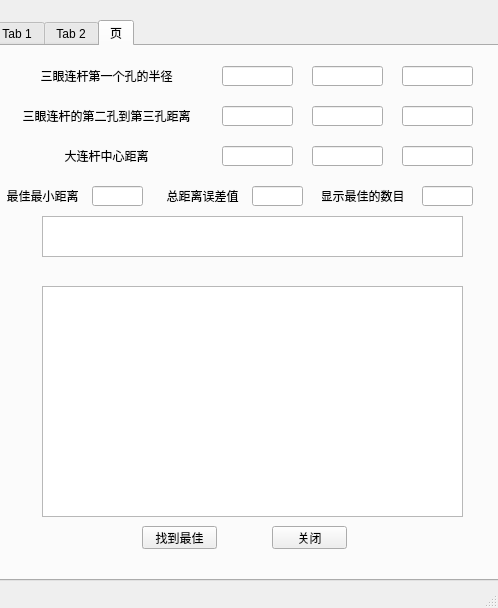
<?xml version="1.0" encoding="UTF-8"?>
<ui version="4.0">
 <class>MainWindow</class>
 <widget class="QMainWindow" name="MainWindow">
  <property name="geometry">
   <rect>
    <x>0</x>
    <y>0</y>
    <width>498</width>
    <height>608</height>
   </rect>
  </property>
  <property name="windowTitle">
   <string>MainWindow</string>
  </property>
  <widget class="QWidget" name="centralwidget">
   <widget class="QTabWidget" name="tabWidget">
    <property name="geometry">
     <rect>
      <x>-10</x>
      <y>20</y>
      <width>511</width>
      <height>561</height>
     </rect>
    </property>
    <property name="currentIndex">
     <number>2</number>
    </property>
    <widget class="QWidget" name="tl">
     <attribute name="title">
      <string>Tab 1</string>
     </attribute>
     <widget class="QLineEdit" name="A1_r_l_a_lineEdit">
      <property name="geometry">
       <rect>
        <x>160</x>
        <y>100</y>
        <width>61</width>
        <height>20</height>
       </rect>
      </property>
     </widget>
     <widget class="QLabel" name="A1_radis_r_label">
      <property name="geometry">
       <rect>
        <x>250</x>
        <y>60</y>
        <width>181</width>
        <height>20</height>
       </rect>
      </property>
      <property name="text">
       <string>挑线A长度</string>
      </property>
      <property name="alignment">
       <set>Qt::AlignCenter</set>
      </property>
     </widget>
     <widget class="QLabel" name="A1_y_label">
      <property name="geometry">
       <rect>
        <x>250</x>
        <y>20</y>
        <width>181</width>
        <height>20</height>
       </rect>
      </property>
      <property name="text">
       <string>挑线旋转支点坐标y</string>
      </property>
      <property name="alignment">
       <set>Qt::AlignCenter</set>
      </property>
     </widget>
     <widget class="QLabel" name="A1_r_l_a_label">
      <property name="geometry">
       <rect>
        <x>9</x>
        <y>100</y>
        <width>141</width>
        <height>20</height>
       </rect>
      </property>
      <property name="text">
       <string>挑线A和B的夹角</string>
      </property>
      <property name="alignment">
       <set>Qt::AlignCenter</set>
      </property>
     </widget>
     <widget class="QPushButton" name="close_Button">
      <property name="geometry">
       <rect>
        <x>240</x>
        <y>490</y>
        <width>75</width>
        <height>23</height>
       </rect>
      </property>
      <property name="text">
       <string>关闭</string>
      </property>
     </widget>
     <widget class="QPushButton" name="createtl_Button">
      <property name="geometry">
       <rect>
        <x>130</x>
        <y>490</y>
        <width>75</width>
        <height>23</height>
       </rect>
      </property>
      <property name="autoFillBackground">
       <bool>true</bool>
      </property>
      <property name="text">
       <string>产生</string>
      </property>
     </widget>
     <widget class="QTextEdit" name="Msg_textEdit">
      <property name="geometry">
       <rect>
        <x>43</x>
        <y>373</y>
        <width>381</width>
        <height>81</height>
       </rect>
      </property>
     </widget>
     <widget class="QLabel" name="output_tlpath__label">
      <property name="geometry">
       <rect>
        <x>40</x>
        <y>330</y>
        <width>131</width>
        <height>20</height>
       </rect>
      </property>
      <property name="text">
       <string>输出凸轮数据文件路径:</string>
      </property>
     </widget>
     <widget class="QLineEdit" name="A2_radis_l_lineEdit">
      <property name="geometry">
       <rect>
        <x>160</x>
        <y>190</y>
        <width>61</width>
        <height>20</height>
       </rect>
      </property>
     </widget>
     <widget class="QLineEdit" name="A1_y_lineEdit">
      <property name="geometry">
       <rect>
        <x>440</x>
        <y>20</y>
        <width>61</width>
        <height>20</height>
       </rect>
      </property>
     </widget>
     <widget class="QLineEdit" name="A1_x_lineEdit">
      <property name="geometry">
       <rect>
        <x>160</x>
        <y>20</y>
        <width>61</width>
        <height>20</height>
       </rect>
      </property>
     </widget>
     <widget class="QLineEdit" name="A2_r_l_a_lineEdit">
      <property name="geometry">
       <rect>
        <x>440</x>
        <y>190</y>
        <width>61</width>
        <height>20</height>
       </rect>
      </property>
     </widget>
     <widget class="QLineEdit" name="output_tlpath_lineEdit">
      <property name="geometry">
       <rect>
        <x>180</x>
        <y>330</y>
        <width>251</width>
        <height>20</height>
       </rect>
      </property>
     </widget>
     <widget class="QLabel" name="A2_x_label">
      <property name="geometry">
       <rect>
        <x>9</x>
        <y>150</y>
        <width>141</width>
        <height>20</height>
       </rect>
      </property>
      <property name="text">
       <string>挑线杆旋转支点坐标x</string>
      </property>
      <property name="alignment">
       <set>Qt::AlignCenter</set>
      </property>
     </widget>
     <widget class="QLabel" name="A2_r_l_a_label">
      <property name="geometry">
       <rect>
        <x>250</x>
        <y>190</y>
        <width>181</width>
        <height>20</height>
       </rect>
      </property>
      <property name="text">
       <string>挑线杆夹角</string>
      </property>
      <property name="alignment">
       <set>Qt::AlignCenter</set>
      </property>
     </widget>
     <widget class="QLineEdit" name="A1_radis_r_lineEdit">
      <property name="geometry">
       <rect>
        <x>440</x>
        <y>60</y>
        <width>61</width>
        <height>20</height>
       </rect>
      </property>
     </widget>
     <widget class="QLineEdit" name="maxHigh_lineEdit">
      <property name="geometry">
       <rect>
        <x>160</x>
        <y>230</y>
        <width>61</width>
        <height>20</height>
       </rect>
      </property>
     </widget>
     <widget class="QLabel" name="maxhigh__label">
      <property name="geometry">
       <rect>
        <x>9</x>
        <y>230</y>
        <width>141</width>
        <height>20</height>
       </rect>
      </property>
      <property name="text">
       <string>挑线杆最高点到主轴的垂距</string>
      </property>
      <property name="alignment">
       <set>Qt::AlignCenter</set>
      </property>
     </widget>
     <widget class="QLabel" name="A1_x_label">
      <property name="geometry">
       <rect>
        <x>9</x>
        <y>20</y>
        <width>141</width>
        <height>20</height>
       </rect>
      </property>
      <property name="text">
       <string>挑线旋转支点坐标x</string>
      </property>
      <property name="alignment">
       <set>Qt::AlignCenter</set>
      </property>
     </widget>
     <widget class="QLabel" name="A2_radis_l__label">
      <property name="geometry">
       <rect>
        <x>9</x>
        <y>190</y>
        <width>141</width>
        <height>20</height>
       </rect>
      </property>
      <property name="text">
       <string>挑线杆的中心距离</string>
      </property>
      <property name="alignment">
       <set>Qt::AlignCenter</set>
      </property>
     </widget>
     <widget class="QLineEdit" name="A1_radis_l_lineEdit">
      <property name="geometry">
       <rect>
        <x>160</x>
        <y>60</y>
        <width>61</width>
        <height>20</height>
       </rect>
      </property>
     </widget>
     <widget class="QLineEdit" name="A2_x_lineEdit">
      <property name="geometry">
       <rect>
        <x>160</x>
        <y>150</y>
        <width>61</width>
        <height>20</height>
       </rect>
      </property>
     </widget>
     <widget class="QLabel" name="input_tlpath__label">
      <property name="geometry">
       <rect>
        <x>40</x>
        <y>300</y>
        <width>131</width>
        <height>20</height>
       </rect>
      </property>
      <property name="text">
       <string>输入凸轮数据文件路径:</string>
      </property>
     </widget>
     <widget class="QLineEdit" name="input_tlpath_lineEdit">
      <property name="geometry">
       <rect>
        <x>180</x>
        <y>300</y>
        <width>251</width>
        <height>20</height>
       </rect>
      </property>
     </widget>
     <widget class="QLineEdit" name="A2_y_lineEdit">
      <property name="geometry">
       <rect>
        <x>440</x>
        <y>150</y>
        <width>61</width>
        <height>20</height>
       </rect>
      </property>
     </widget>
     <widget class="QLabel" name="A2_y_label">
      <property name="geometry">
       <rect>
        <x>250</x>
        <y>150</y>
        <width>181</width>
        <height>20</height>
       </rect>
      </property>
      <property name="text">
       <string>挑线杆旋转支点坐标y</string>
      </property>
      <property name="alignment">
       <set>Qt::AlignCenter</set>
      </property>
     </widget>
     <widget class="QLabel" name="A1_radis_l_label">
      <property name="geometry">
       <rect>
        <x>9</x>
        <y>60</y>
        <width>141</width>
        <height>20</height>
       </rect>
      </property>
      <property name="text">
       <string> 挑线B长度</string>
      </property>
      <property name="alignment">
       <set>Qt::AlignCenter</set>
      </property>
     </widget>
     <widget class="QCheckBox" name="zone_mode">
      <property name="geometry">
       <rect>
        <x>10</x>
        <y>260</y>
        <width>181</width>
        <height>21</height>
       </rect>
      </property>
      <property name="text">
       <string>按照1度来分割</string>
      </property>
     </widget>
    </widget>
    <widget class="QWidget" name="sl">
     <attribute name="title">
      <string>Tab 2</string>
     </attribute>
     <widget class="QLineEdit" name="A3_radis_lineEdit_2">
      <property name="geometry">
       <rect>
        <x>440</x>
        <y>180</y>
        <width>61</width>
        <height>20</height>
       </rect>
      </property>
     </widget>
     <widget class="QLabel" name="A1A2_lg_label_2">
      <property name="geometry">
       <rect>
        <x>9</x>
        <y>180</y>
        <width>151</width>
        <height>20</height>
       </rect>
      </property>
      <property name="text">
       <string>大连杆中心距离</string>
      </property>
      <property name="alignment">
       <set>Qt::AlignCenter</set>
      </property>
     </widget>
     <widget class="QLabel" name="A1_y_label_2">
      <property name="geometry">
       <rect>
        <x>260</x>
        <y>20</y>
        <width>171</width>
        <height>20</height>
       </rect>
      </property>
      <property name="text">
       <string>主轴中心点的坐标y</string>
      </property>
      <property name="alignment">
       <set>Qt::AlignCenter</set>
      </property>
     </widget>
     <widget class="QLabel" name="A3_radis_label_2">
      <property name="geometry">
       <rect>
        <x>260</x>
        <y>180</y>
        <width>171</width>
        <height>20</height>
       </rect>
      </property>
      <property name="text">
       <string>小连杆中心距离</string>
      </property>
      <property name="alignment">
       <set>Qt::AlignCenter</set>
      </property>
     </widget>
     <widget class="QPushButton" name="close_Button_2">
      <property name="geometry">
       <rect>
        <x>340</x>
        <y>470</y>
        <width>75</width>
        <height>23</height>
       </rect>
      </property>
      <property name="text">
       <string>关闭</string>
      </property>
     </widget>
     <widget class="QPushButton" name="createtl_Button_2">
      <property name="geometry">
       <rect>
        <x>210</x>
        <y>470</y>
        <width>75</width>
        <height>23</height>
       </rect>
      </property>
      <property name="autoFillBackground">
       <bool>true</bool>
      </property>
      <property name="text">
       <string>产生同步</string>
      </property>
     </widget>
     <widget class="QTextEdit" name="Msg_textEdit_2">
      <property name="geometry">
       <rect>
        <x>53</x>
        <y>330</y>
        <width>381</width>
        <height>81</height>
       </rect>
      </property>
     </widget>
     <widget class="QLabel" name="output_tlpath__label_2">
      <property name="geometry">
       <rect>
        <x>60</x>
        <y>270</y>
        <width>161</width>
        <height>20</height>
       </rect>
      </property>
      <property name="text">
       <string>输出凸轮同步信息文件路径:</string>
      </property>
     </widget>
     <widget class="QLineEdit" name="A2_radis_r_lineEdit_2">
      <property name="geometry">
       <rect>
        <x>170</x>
        <y>140</y>
        <width>61</width>
        <height>20</height>
       </rect>
      </property>
     </widget>
     <widget class="QLineEdit" name="A1_y_lineEdit_2">
      <property name="geometry">
       <rect>
        <x>440</x>
        <y>20</y>
        <width>61</width>
        <height>20</height>
       </rect>
      </property>
     </widget>
     <widget class="QLineEdit" name="A1_x_lineEdit_2">
      <property name="geometry">
       <rect>
        <x>170</x>
        <y>20</y>
        <width>61</width>
        <height>20</height>
       </rect>
      </property>
     </widget>
     <widget class="QLineEdit" name="A2_radis_l_lineEdit_2">
      <property name="geometry">
       <rect>
        <x>440</x>
        <y>140</y>
        <width>61</width>
        <height>20</height>
       </rect>
      </property>
     </widget>
     <widget class="QLineEdit" name="output_tlpath_lineEdit_2">
      <property name="geometry">
       <rect>
        <x>220</x>
        <y>270</y>
        <width>251</width>
        <height>20</height>
       </rect>
      </property>
     </widget>
     <widget class="QLabel" name="A2_x_label_2">
      <property name="geometry">
       <rect>
        <x>9</x>
        <y>60</y>
        <width>151</width>
        <height>20</height>
       </rect>
      </property>
      <property name="text">
       <string>三眼连杆旋转支点的坐标x</string>
      </property>
      <property name="alignment">
       <set>Qt::AlignCenter</set>
      </property>
     </widget>
     <widget class="QLabel" name="A2_radis_l_label_2">
      <property name="geometry">
       <rect>
        <x>260</x>
        <y>140</y>
        <width>171</width>
        <height>20</height>
       </rect>
      </property>
      <property name="text">
       <string>三眼连杆的第二孔到第三孔距离</string>
      </property>
      <property name="alignment">
       <set>Qt::AlignCenter</set>
      </property>
     </widget>
     <widget class="QLineEdit" name="A1A2_lg_lineEdit_2">
      <property name="geometry">
       <rect>
        <x>170</x>
        <y>180</y>
        <width>61</width>
        <height>20</height>
       </rect>
      </property>
     </widget>
     <widget class="QLineEdit" name="yb_lineEdit_2">
      <property name="geometry">
       <rect>
        <x>170</x>
        <y>220</y>
        <width>61</width>
        <height>20</height>
       </rect>
      </property>
     </widget>
     <widget class="QLabel" name="yb__label_2">
      <property name="geometry">
       <rect>
        <x>9</x>
        <y>220</y>
        <width>151</width>
        <height>20</height>
       </rect>
      </property>
      <property name="text">
       <string>滑块销到主轴的垂距</string>
      </property>
      <property name="alignment">
       <set>Qt::AlignCenter</set>
      </property>
     </widget>
     <widget class="QLabel" name="A1_x_label_2">
      <property name="geometry">
       <rect>
        <x>9</x>
        <y>20</y>
        <width>151</width>
        <height>20</height>
       </rect>
      </property>
      <property name="layoutDirection">
       <enum>Qt::RightToLeft</enum>
      </property>
      <property name="text">
       <string>主轴中心点的坐标x</string>
      </property>
      <property name="textFormat">
       <enum>Qt::AutoText</enum>
      </property>
      <property name="alignment">
       <set>Qt::AlignCenter</set>
      </property>
      <property name="margin">
       <number>0</number>
      </property>
     </widget>
     <widget class="QLabel" name="A2_radis_r__label_2">
      <property name="geometry">
       <rect>
        <x>9</x>
        <y>140</y>
        <width>151</width>
        <height>20</height>
       </rect>
      </property>
      <property name="text">
       <string>三眼连杆的长度</string>
      </property>
      <property name="alignment">
       <set>Qt::AlignCenter</set>
      </property>
     </widget>
     <widget class="QLineEdit" name="A1_radis_lineEdit_2">
      <property name="geometry">
       <rect>
        <x>170</x>
        <y>100</y>
        <width>61</width>
        <height>20</height>
       </rect>
      </property>
     </widget>
     <widget class="QLineEdit" name="A2_x_lineEdit_2">
      <property name="geometry">
       <rect>
        <x>170</x>
        <y>60</y>
        <width>61</width>
        <height>20</height>
       </rect>
      </property>
     </widget>
     <widget class="QLineEdit" name="A2_y_lineEdit_2">
      <property name="geometry">
       <rect>
        <x>440</x>
        <y>60</y>
        <width>61</width>
        <height>20</height>
       </rect>
      </property>
     </widget>
     <widget class="QLabel" name="A2_y_label_2">
      <property name="geometry">
       <rect>
        <x>260</x>
        <y>60</y>
        <width>171</width>
        <height>20</height>
       </rect>
      </property>
      <property name="text">
       <string>三眼连杆旋转支点的坐标y</string>
      </property>
      <property name="alignment">
       <set>Qt::AlignCenter</set>
      </property>
     </widget>
     <widget class="QLabel" name="A1_radis_label_2">
      <property name="geometry">
       <rect>
        <x>9</x>
        <y>100</y>
        <width>151</width>
        <height>20</height>
       </rect>
      </property>
      <property name="text">
       <string>凸轮偏心</string>
      </property>
      <property name="alignment">
       <set>Qt::AlignCenter</set>
      </property>
     </widget>
     <widget class="QPushButton" name="caldst_Button_2">
      <property name="geometry">
       <rect>
        <x>90</x>
        <y>470</y>
        <width>75</width>
        <height>23</height>
       </rect>
      </property>
      <property name="autoFillBackground">
       <bool>true</bool>
      </property>
      <property name="text">
       <string>计算距离</string>
      </property>
     </widget>
     <widget class="QLabel" name="A2_radis_label_2">
      <property name="geometry">
       <rect>
        <x>260</x>
        <y>100</y>
        <width>171</width>
        <height>20</height>
       </rect>
      </property>
      <property name="text">
       <string>三眼连杆第一个孔的半径</string>
      </property>
      <property name="alignment">
       <set>Qt::AlignCenter</set>
      </property>
     </widget>
     <widget class="QLineEdit" name="A2_radis_lineEdit_2">
      <property name="geometry">
       <rect>
        <x>440</x>
        <y>100</y>
        <width>61</width>
        <height>20</height>
       </rect>
      </property>
     </widget>
    </widget>
    <widget class="QWidget" name="nh">
     <attribute name="title">
      <string>页</string>
     </attribute>
     <widget class="QLineEdit" name="A2_radis_lineEdit_start">
      <property name="geometry">
       <rect>
        <x>230</x>
        <y>20</y>
        <width>71</width>
        <height>20</height>
       </rect>
      </property>
     </widget>
     <widget class="QLabel" name="A2_radis_label_3">
      <property name="geometry">
       <rect>
        <x>9</x>
        <y>20</y>
        <width>211</width>
        <height>20</height>
       </rect>
      </property>
      <property name="text">
       <string>三眼连杆第一个孔的半径</string>
      </property>
      <property name="alignment">
       <set>Qt::AlignCenter</set>
      </property>
     </widget>
     <widget class="QLineEdit" name="A2_radis_lineEdit_end">
      <property name="geometry">
       <rect>
        <x>320</x>
        <y>20</y>
        <width>71</width>
        <height>20</height>
       </rect>
      </property>
     </widget>
     <widget class="QLineEdit" name="A2_radis_lineEdit_zone">
      <property name="geometry">
       <rect>
        <x>410</x>
        <y>20</y>
        <width>71</width>
        <height>20</height>
       </rect>
      </property>
     </widget>
     <widget class="QPushButton" name="close_Button_3">
      <property name="geometry">
       <rect>
        <x>280</x>
        <y>480</y>
        <width>75</width>
        <height>23</height>
       </rect>
      </property>
      <property name="text">
       <string>关闭</string>
      </property>
     </widget>
     <widget class="QPushButton" name="find_Button_3">
      <property name="geometry">
       <rect>
        <x>150</x>
        <y>480</y>
        <width>75</width>
        <height>23</height>
       </rect>
      </property>
      <property name="autoFillBackground">
       <bool>true</bool>
      </property>
      <property name="text">
       <string>找到最佳</string>
      </property>
     </widget>
     <widget class="QLineEdit" name="A2_radis_l_lineEdit_zone">
      <property name="geometry">
       <rect>
        <x>410</x>
        <y>60</y>
        <width>71</width>
        <height>20</height>
       </rect>
      </property>
     </widget>
     <widget class="QLineEdit" name="A2_radis_l_lineEdit_start">
      <property name="geometry">
       <rect>
        <x>230</x>
        <y>60</y>
        <width>71</width>
        <height>20</height>
       </rect>
      </property>
     </widget>
     <widget class="QLabel" name="A2_radis_l_label_3">
      <property name="geometry">
       <rect>
        <x>9</x>
        <y>60</y>
        <width>211</width>
        <height>20</height>
       </rect>
      </property>
      <property name="text">
       <string>三眼连杆的第二孔到第三孔距离</string>
      </property>
      <property name="alignment">
       <set>Qt::AlignCenter</set>
      </property>
     </widget>
     <widget class="QLineEdit" name="A2_radis_l_lineEdit_end">
      <property name="geometry">
       <rect>
        <x>320</x>
        <y>60</y>
        <width>71</width>
        <height>20</height>
       </rect>
      </property>
     </widget>
     <widget class="QLineEdit" name="A1A2_lg_lineEdit_zone">
      <property name="geometry">
       <rect>
        <x>410</x>
        <y>100</y>
        <width>71</width>
        <height>20</height>
       </rect>
      </property>
     </widget>
     <widget class="QLineEdit" name="A1A2_lg_lineEdit_start">
      <property name="geometry">
       <rect>
        <x>230</x>
        <y>100</y>
        <width>71</width>
        <height>20</height>
       </rect>
      </property>
     </widget>
     <widget class="QLabel" name="A1A2_lg_label_3">
      <property name="geometry">
       <rect>
        <x>9</x>
        <y>100</y>
        <width>211</width>
        <height>20</height>
       </rect>
      </property>
      <property name="text">
       <string>大连杆中心距离</string>
      </property>
      <property name="alignment">
       <set>Qt::AlignCenter</set>
      </property>
     </widget>
     <widget class="QLineEdit" name="A1A2_lg_lineEdit_end">
      <property name="geometry">
       <rect>
        <x>320</x>
        <y>100</y>
        <width>71</width>
        <height>20</height>
       </rect>
      </property>
     </widget>
     <widget class="QTextEdit" name="Msg_textEdit_3">
      <property name="geometry">
       <rect>
        <x>50</x>
        <y>170</y>
        <width>421</width>
        <height>41</height>
       </rect>
      </property>
     </widget>
     <widget class="QLineEdit" name="mindst_lineEdit_3">
      <property name="geometry">
       <rect>
        <x>100</x>
        <y>140</y>
        <width>51</width>
        <height>20</height>
       </rect>
      </property>
     </widget>
     <widget class="QLabel" name="mindst_label_3">
      <property name="geometry">
       <rect>
        <x>10</x>
        <y>140</y>
        <width>81</width>
        <height>20</height>
       </rect>
      </property>
      <property name="text">
       <string>最佳最小距离</string>
      </property>
      <property name="alignment">
       <set>Qt::AlignCenter</set>
      </property>
     </widget>
     <widget class="QLabel" name="totaldst_label_3">
      <property name="geometry">
       <rect>
        <x>170</x>
        <y>140</y>
        <width>81</width>
        <height>20</height>
       </rect>
      </property>
      <property name="text">
       <string>总距离误差值</string>
      </property>
      <property name="alignment">
       <set>Qt::AlignCenter</set>
      </property>
     </widget>
     <widget class="QLineEdit" name="totaldst_lineEdit_3">
      <property name="geometry">
       <rect>
        <x>260</x>
        <y>140</y>
        <width>51</width>
        <height>20</height>
       </rect>
      </property>
     </widget>
     <widget class="QTextEdit" name="Msg_textEdit_4">
      <property name="geometry">
       <rect>
        <x>50</x>
        <y>240</y>
        <width>421</width>
        <height>231</height>
       </rect>
      </property>
     </widget>
     <widget class="QLabel" name="shownum_label_3">
      <property name="geometry">
       <rect>
        <x>330</x>
        <y>140</y>
        <width>81</width>
        <height>20</height>
       </rect>
      </property>
      <property name="text">
       <string>显示最佳的数目</string>
      </property>
      <property name="alignment">
       <set>Qt::AlignCenter</set>
      </property>
     </widget>
     <widget class="QLineEdit" name="shownum_lineEdit_3">
      <property name="geometry">
       <rect>
        <x>430</x>
        <y>140</y>
        <width>51</width>
        <height>20</height>
       </rect>
      </property>
     </widget>
    </widget>
   </widget>
  </widget>
  <widget class="QMenuBar" name="menubar">
   <property name="geometry">
    <rect>
     <x>0</x>
     <y>0</y>
     <width>498</width>
     <height>22</height>
    </rect>
   </property>
  </widget>
  <widget class="QStatusBar" name="statusbar"/>
 </widget>
 <resources/>
 <connections/>
</ui>
